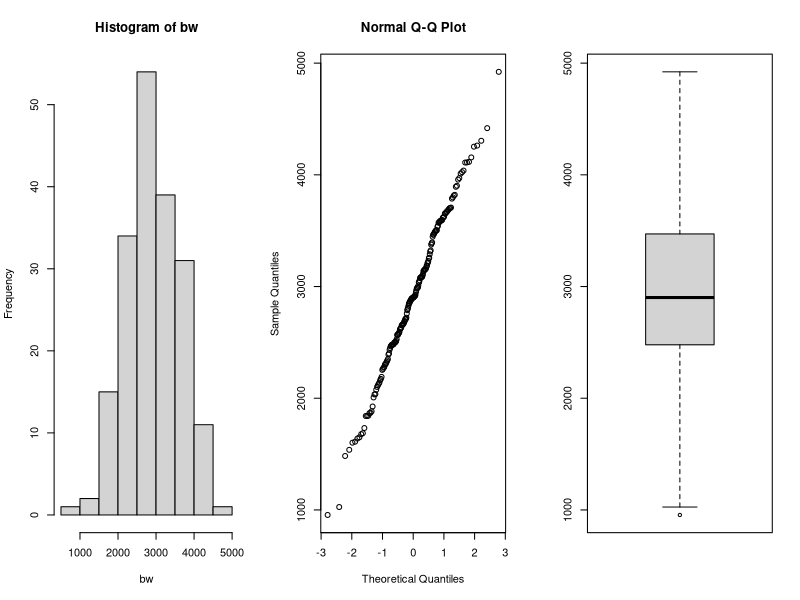
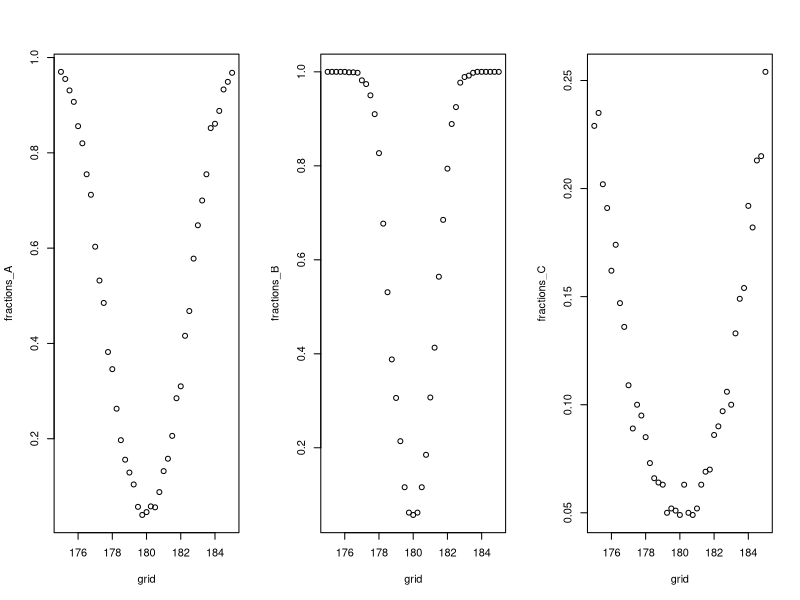
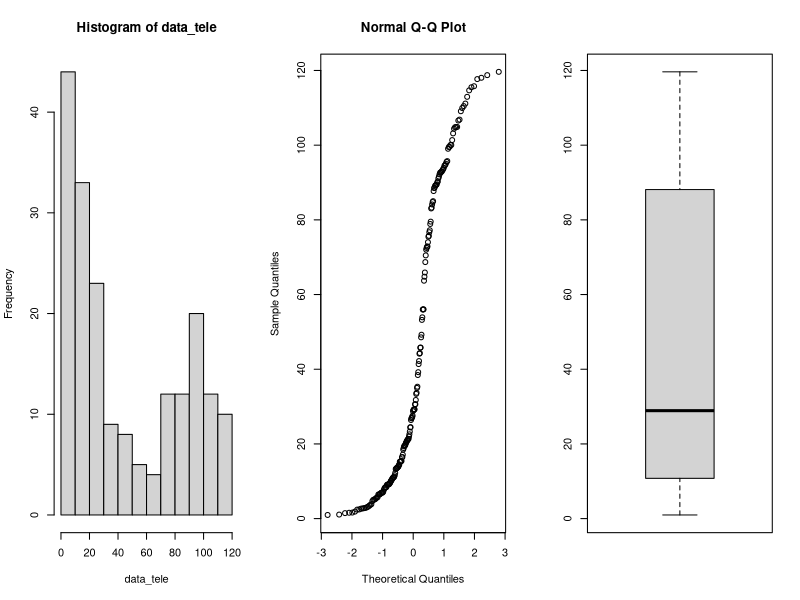
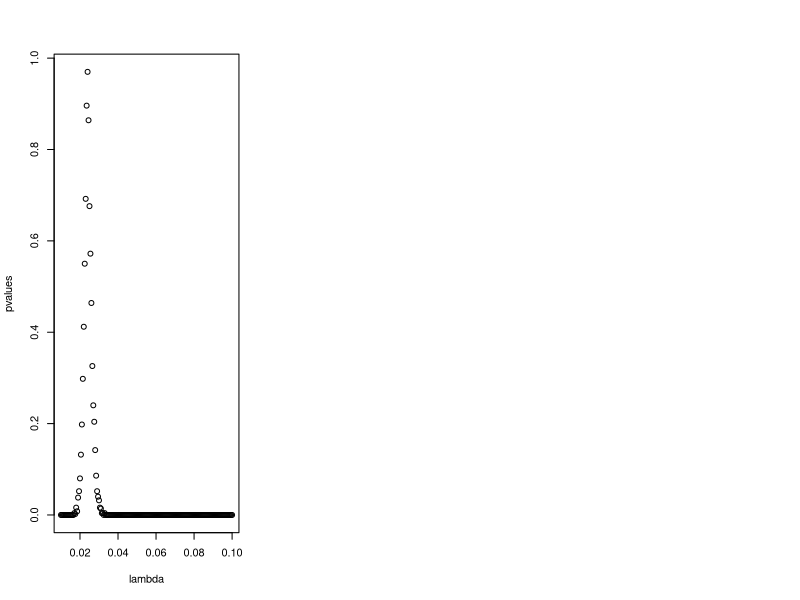
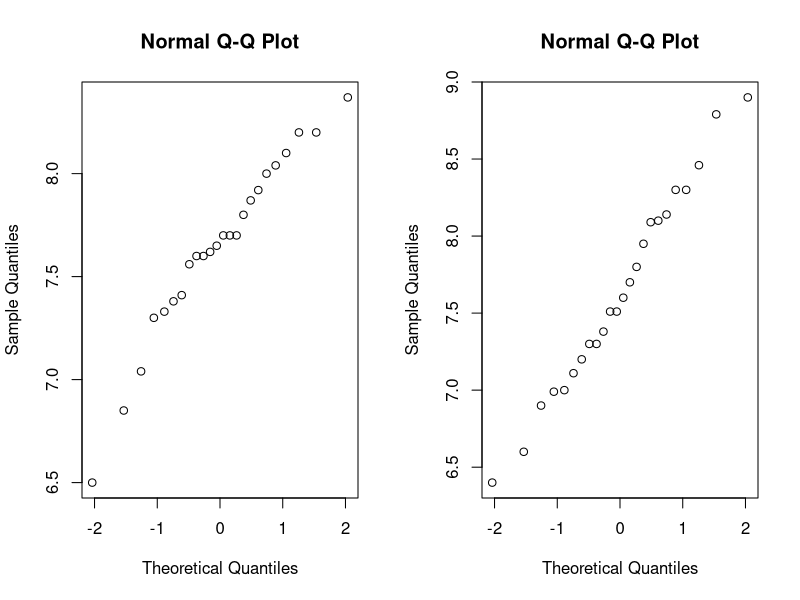
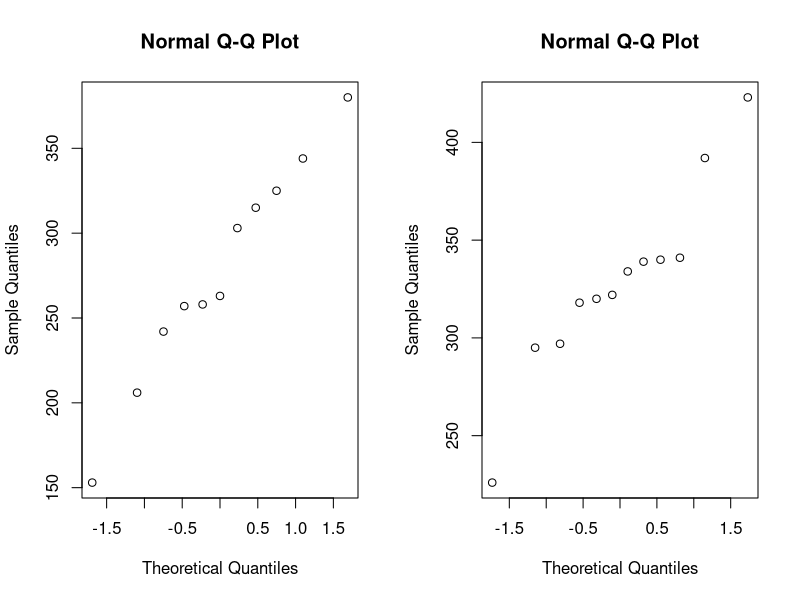
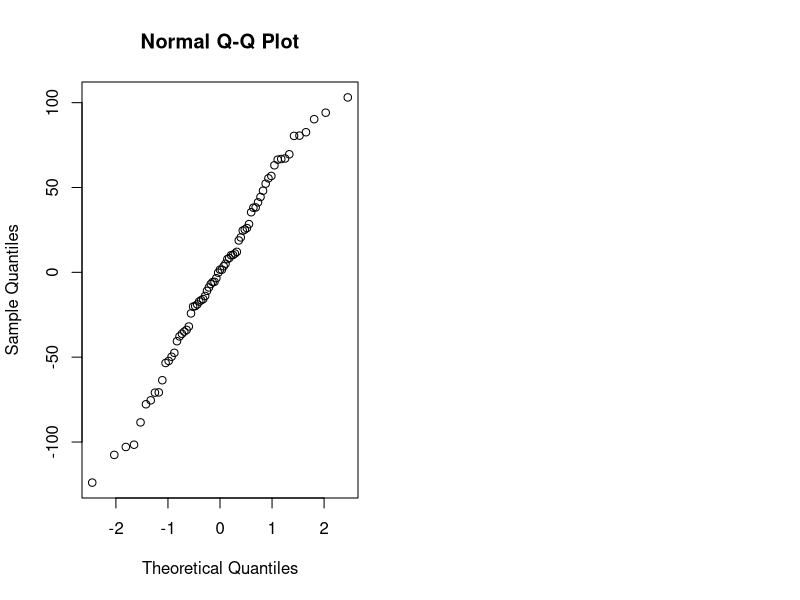

Write the R code that produced these figures, in order.
## ---- chunk 1
library(tidyverse)
library(rstudioapi)

knitr::opts_chunk$set(echo = TRUE)
setwd(dirname(getActiveDocumentContext()$path))
# round numbers to 3 digits
options(digits = 3)
## ---- chunk 2
par(mfrow=c(1,3))
data <- read.table(file="data/birthweight.txt",header=TRUE)

bw <- data$birthweight
hist(bw)
qqnorm(bw)
boxplot(bw)
# perform Shapiro-Wilk normality test
round(shapiro.test(bw)$p.value, 3)

## ---- chunk 3
m = mean(bw)
sd = sd(bw)
n = length(bw)
error = qnorm(0.95)*sd/sqrt(n)
ci = c(m-error, m+error)
paste0("mean: ", round(m, 3))
paste0("90% confidence interval: (", round(ci[1], 3), ",", round(ci[2], 3), ")")
## ---- chunk 4
round(t.test(bw, mu=2800, alternative = "greater", conf.level = 0.95)$p.value, 3)
## ---- chunk 5
n <- m <- 30; mu <- 180; nu <- 175; sd <- 5
grid <- seq(175,185, by=0.25)

power_function<-function(grid,n,m,mu,sd) {
  B <- 1000
  p <- numeric(B)
  G <- length(grid)
  fractions <- numeric(G)
  for (grid_nu in 1:G){
    p <- numeric(B)
    for (b in 1:B){
      x <- rnorm(n,mu,sd)
      y <- rnorm(m,grid[grid_nu],sd)
      p[b] <- t.test(x,y, var.equal = TRUE)[[3]]
    }
    fractions[grid_nu] <- mean(p<0.05)
  }
  return(fractions)
}

fractions_A <- power_function(grid,n,m,mu,sd)

## ---- chunk 6
n <- m <- 100; mu <- 180; sd <- 5

fractions_B <- power_function(grid,n,m,mu,sd)
## ---- chunk 7
n <- m <- 30
mu <- 180
sd <- 15

fractions_C <- power_function(grid,n,m,mu,sd)
par(mfrow=c(1,3))
plot(grid,fractions_A)
plot(grid,fractions_B)
plot(grid,fractions_C)
## ---- chunk 8
data<-read.table(file="data/telephone.txt",header=TRUE)

# remove zeros
data <- data %>% filter(Bills > 0)

data_tele <- data$Bills
par(mfrow=c(1,3))
hist(data_tele)
qqnorm(data_tele)
boxplot(data_tele)

## ---- chunk 9
lambda <- seq(0.01, 0.1, 0.0005)
pvalues <- c()
t <- median(data_tele)
for (x in lambda){
  B <- 1000
  tstar <- numeric(B)
  n <- length(data_tele)
  
  for (i in 1:B){
    xstar <- rexp(n,x)
    tstar[i] <- median(xstar)
  }
  pl<-sum(tstar<t)/B
  pr<-sum(tstar>t)/B
  p<-2*min(pl,pr)
  pl;pr;p
  pvalues <- c(pvalues,p)
}
plot(lambda, pvalues)

best_p <- which(pvalues > 0.05)
lambda[best_p]
## ---- chunk 10
B <- 1000
T1 <- median(data_tele)
Tstar <- numeric(B)
for (i in 1:B){
  Xstar <- sample(data_tele,replace=TRUE)
  Tstar[i] <- median(Xstar)
}
Tstar25 <- quantile(Tstar,0.025)
Tstar975 <- quantile(Tstar, 0.975)

paste0("Data median: ", round(T1, 3))
paste0("95% confidence interval: (", round(2*T1-Tstar975, 3), 
       ",", round(2*T1-Tstar25, 3), ")")

## ---- chunk 11
max_index <- which.max(pvalues)

opt_Lambda <- lambda[max_index]

paste0("Optimal lambda value found: ", round(opt_Lambda, 3))

# simulate exponential distribution and calculate the ci
medians <- c()
B <- 1000
n <- length(data_tele)

for (i in 1:B){
  medians <- c(medians, median(rexp(n,opt_Lambda)))
}

sd = sd(medians)
m = mean(medians)
error = qnorm(0.975)*sd/sqrt(B)
ci = c(m-error, m+error)
paste0("Median estimate: ", round(m, 3))
paste0("95% confidence interval: (", round(ci[1], 3), ",", round(ci[2], 3), ")")
## ---- chunk 12

bill_smal40 <- sum(data_tele<40)

binom.test(bill_smal40, length(data_tele))

bill_less10 <- sum(data_tele < 10)
bill_less10/length(data_tele)
## ---- chunk 13
data <- read.table(file="data/run.txt",header=TRUE)
cor.test(data$before, data$after)$p.value
## disgnostics
par(mfrow=c(1,2)); qqnorm(data$before); qqnorm(data$after)
## ---- chunk 14
# calculate differences
data <- data %>% 
  mutate(diff = before - after)
# filter for lemo and perdorm paired t-test
lemo <- data %>% 
  filter(drink == "lemo")
paste0("p-value for soft drink: ", 
       round(t.test(lemo$before, lemo$after, paired = TRUE)$p.value, 3))
# filter for energy and perform paired t-test
energy <- data %>% 
  filter(drink == "energy")
paste0("p-value for energy drink: ", 
       round(t.test(energy$before, energy$after, paired = TRUE)$p.value, 3))
## ---- chunk 15
# perform t-test
t.test(lemo$diff, energy$diff)$p.value
## ---- chunk 16
# filter for meatmeal
meatmeal <- chickwts %>% 
  filter(feed == "meatmeal") %>% 
  select(weight)
# filter for sunflower
sunflower <- chickwts %>% 
  filter(feed == "sunflower") %>% 
  select(weight)
# check for data normality
par(mfrow=c(1,2))
qqnorm(meatmeal$weight)
qqnorm(sunflower$weight)
# perform t-test, the data is not paired
paste0("t-test p-value: ", 
       round(t.test(meatmeal, sunflower)$p.value, 3))
# Mann-Whitney test
paste0("Mann-Whitney test p-value: ", 
       round(wilcox.test(meatmeal$weight, sunflower$weight)$p.value, 3))
# Kolmogorov-Smirnov test
paste0("Kolmogorov-Smirnov test: ", 
       round(ks.test(meatmeal$weight, sunflower$weight)$p.value, 3))
## ---- chunk 17
chickaov <- lm(weight~feed, data = chickwts)
# performing one-way ANOVA
anova(chickaov)
## ---- chunk 18
#extracting more information
table <- data.frame(summary(chickaov)$coefficients) 
table %>% 
  rename("p-value" = `Pr...t..`) %>% 
  add_rownames("Type") %>% 
  mutate(Type = case_when(
    Type == "(Intercept)" ~ "feedcasein",
    TRUE ~ Type
  ), Estimate = case_when(
    Type != "feedcasein" ~ as.numeric(table$Estimate[1]) + Estimate,
    TRUE ~ Estimate
  )) %>%  mutate_if(is.numeric, funs(as.character(signif(., 3)))) %>%
    knitr::kable(.)
## ---- chunk 19
# check for normality
qqnorm(chickaov$residuals)
## ---- chunk 20
kruskal.test(weight~feed, data = chickwts)$p.value
